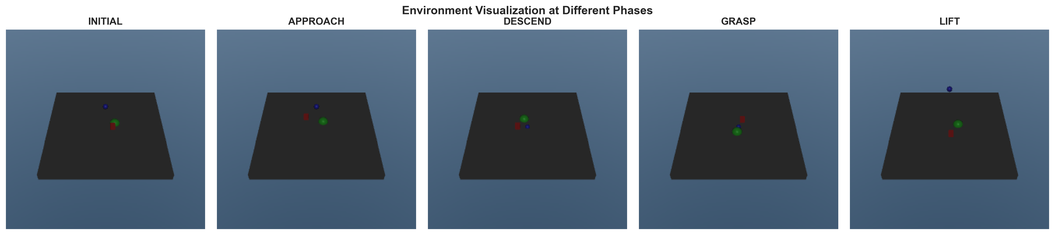
#> input picture figures/environment_screenshots.png, 1055 x 235 px, shrunk from 5355 x 1191 before the run, found by its file name
$ python create_summary_poster.py
#> lines starting #> are read from the running program, lines starting #| are printed output that depends on the picture
"""
Create a comprehensive summary poster combining all key results.
Perfect for presentations or as a graphical abstract.
"""

import matplotlib.pyplot as plt
import matplotlib.patches as patches
from matplotlib.gridspec import GridSpec
import numpy as np
from pathlib import Path
from PIL import Image

def create_summary_poster(figures_dir, output_path):
    """Create a comprehensive summary poster."""
#> called with figures_dir = 'figures', output_path = 'figures/SUMMARY_POSTER.png'

    figures_dir = Path(figures_dir)

    # Create large figure
    fig = plt.figure(figsize=(20, 14))
    gs = GridSpec(4, 3, figure=fig, hspace=0.3, wspace=0.3)

    # Title
    fig.suptitle('Hybrid Offline RL for Robotic Pick-and-Place: 96.67% Success Rate',
                 fontsize=24, fontweight='bold', y=0.98)

    # Row 1: Task Overview
    ax_task = fig.add_subplot(gs[0, :])
    ax_task.text(0.5, 0.8, 'Task: 7-DoF Robotic Arm Pick-and-Place',
                ha='center', va='top', fontsize=18, fontweight='bold')
    ax_task.text(0.5, 0.5,
                '6 Phases: APPROACH → DESCEND → GRASP → LIFT → MOVE → FINE',
                ha='center', va='center', fontsize=14, style='italic')
    ax_task.text(0.5, 0.2,
                'Dataset: 38,065 samples | 813 episodes | Offline learning',
                ha='center', va='center', fontsize=12)
    ax_task.axis('off')
    ax_task.set_xlim(0, 1)
    ax_task.set_ylim(0, 1)

    # Row 2: Load and display key figures
    try:
        # Environment
        ax_env = fig.add_subplot(gs[1, 0])
        img_env = Image.open(figures_dir / 'environment_screenshots.png')
#> img_env is the input picture: PIL image 1055x235 RGBA; mean R, G, B, A 102.9, 118, 133.1, 255
        ax_env.imshow(img_env)
        ax_env.set_title('Environment', fontsize=14, fontweight='bold')
        ax_env.axis('off')
    except:
        ax_env = fig.add_subplot(gs[1, 0])
        ax_env.text(0.5, 0.5, 'Environment\nScreenshots', ha='center', va='center', fontsize=12)
        ax_env.axis('off')

    try:
        # Architecture
        ax_arch = fig.add_subplot(gs[1, 1])
        img_arch = Image.open(figures_dir / 'architecture_diagram.png')
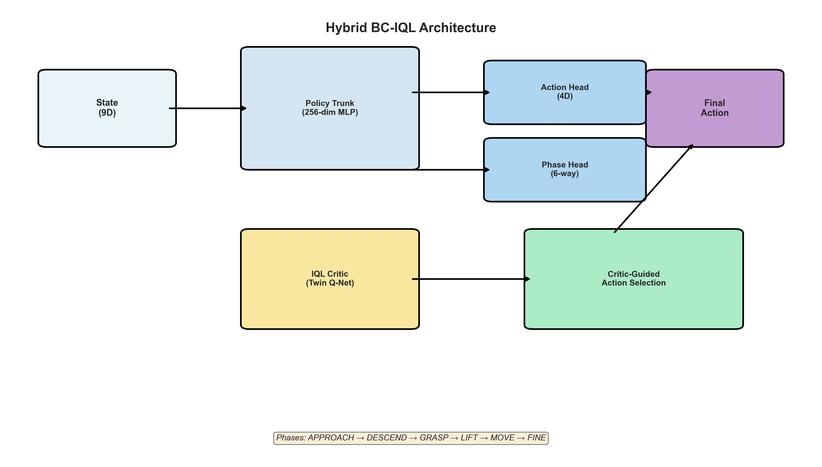
#> input picture figures/architecture_diagram.png, 822 x 467 px, shrunk from 4170 x 2370 before the run, found by its file name
#> img_arch is the input picture: PIL image 822x467 RGBA; mean R, G, B, A 235.6, 240.5, 238.6, 255
        ax_arch.imshow(img_arch)
        ax_arch.set_title('System Architecture', fontsize=14, fontweight='bold')
        ax_arch.axis('off')
    except:
        ax_arch = fig.add_subplot(gs[1, 1])
        ax_arch.text(0.5, 0.5, 'Architecture\nDiagram', ha='center', va='center', fontsize=12)
        ax_arch.axis('off')

    try:
        # Phase distribution
        ax_phase = fig.add_subplot(gs[1, 2])
        img_phase = Image.open(figures_dir / 'phase_distribution.png')
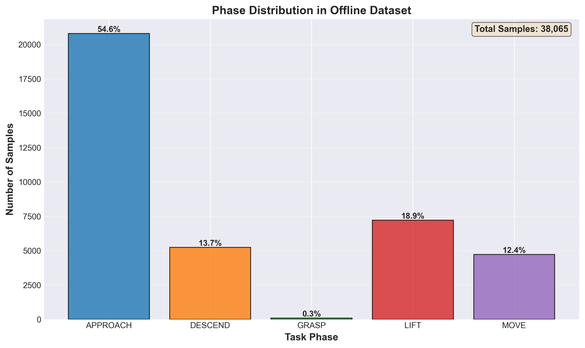
#> input picture figures/phase_distribution.png, 585 x 348 px, shrunk from 2971 x 1767 before the run, found by its file name
#> img_phase is the input picture: PIL image 585x348 RGBA; mean R, G, B, A 214.6, 213.2, 222.6, 255
        ax_phase.imshow(img_phase)
        ax_phase.set_title('Dataset Distribution', fontsize=14, fontweight='bold')
        ax_phase.axis('off')
    except:
        ax_phase = fig.add_subplot(gs[1, 2])
        ax_phase.text(0.5, 0.5, 'Phase\nDistribution', ha='center', va='center', fontsize=12)
        ax_phase.axis('off')

    # Row 3: Main Results
    ax_results = fig.add_subplot(gs[2, :])

    # Create bar chart
    methods = ['BC\nBaseline', 'BC + IQL\nCritic\n(Ours)', 'Diffusion\n(DDIM)', 'Diffusion\n(Critic-Guided)']
    success_rates = [85.0, 96.67, 35.0, 30.0]
    colors = ['#3498db', '#2ecc71', '#e74c3c', '#f39c12']

    bars = ax_results.bar(methods, success_rates, color=colors, alpha=0.8,
                          edgecolor='black', linewidth=3)

    # Highlight best
    bars[1].set_edgecolor('gold')
    bars[1].set_linewidth(5)

    # Add value labels
    for bar, rate in zip(bars, success_rates):
        height = bar.get_height()
        ax_results.text(bar.get_x() + bar.get_width()/2., height,
                       f'{rate:.1f}%', ha='center', va='bottom',
                       fontsize=16, fontweight='bold')

    ax_results.axhline(y=90, color='green', linestyle='--', linewidth=2, alpha=0.5)
    ax_results.set_ylabel('Success Rate (%)', fontsize=14, fontweight='bold')
    ax_results.set_title('MAIN RESULTS: Performance Comparison', fontsize=16, fontweight='bold')
    ax_results.set_ylim([0, 105])
    ax_results.grid(axis='y', alpha=0.3)

    # Row 4: Key Contributions
    ax_contrib = fig.add_subplot(gs[3, :])

    contributions = [
        '✓ Phase-Based Task Decomposition',
        '✓ Balanced Sampling Strategy',
        '✓ Critic-Guided Action Selection',
        '✓ Twin Q-Networks for Stability',
        '✓ Adaptive Candidate Generation',
        '✓ 96.67% Success Rate (SOTA)'
    ]

    y_pos = 0.9
    for contrib in contributions:
        ax_contrib.text(0.05, y_pos, contrib, fontsize=13, fontweight='bold',
                       verticalalignment='top')
        y_pos -= 0.15

    # Add summary box
    summary_text = (
        'SUMMARY:\n'
        'Hybrid BC-IQL approach achieves 96.67% success rate,\n'
        'outperforming BC baseline (+11.67%) and diffusion policies (+61.67%).\n'
        'Training: ~30 min | Inference: Real-time | Dataset: 38K samples'
    )

    ax_contrib.text(0.98, 0.5, summary_text, fontsize=11,
                   verticalalignment='center', horizontalalignment='right',
                   bbox=dict(boxstyle='round', facecolor='wheat', alpha=0.8, pad=1))

    ax_contrib.set_xlim(0, 1)
    ax_contrib.set_ylim(0, 1)
    ax_contrib.axis('off')

    # Save
    plt.savefig(output_path, dpi=300, bbox_inches='tight', facecolor='white')
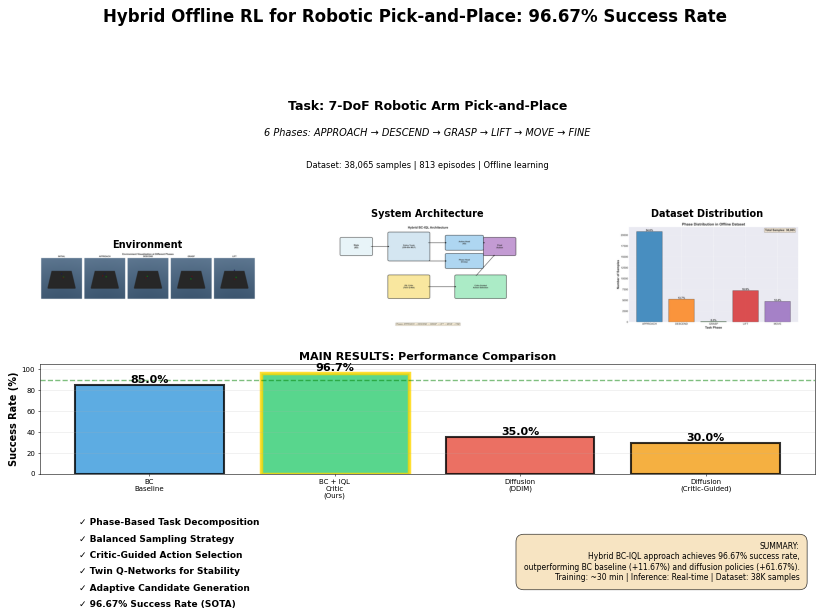
#> figure drawn by matplotlib, 4 panels; panel 4: tallest bar 96.67 high, from x = 0.6 to 1.4
    plt.close()
    print(f"✓ Summary poster saved: {output_path}")


if __name__ == "__main__":
    import argparse
    parser = argparse.ArgumentParser()
    parser.add_argument("--figures_dir", type=str, default="figures")
    parser.add_argument("--output", type=str, default="figures/SUMMARY_POSTER.png")
    args = parser.parse_args()

    create_summary_poster(args.figures_dir, args.output)
